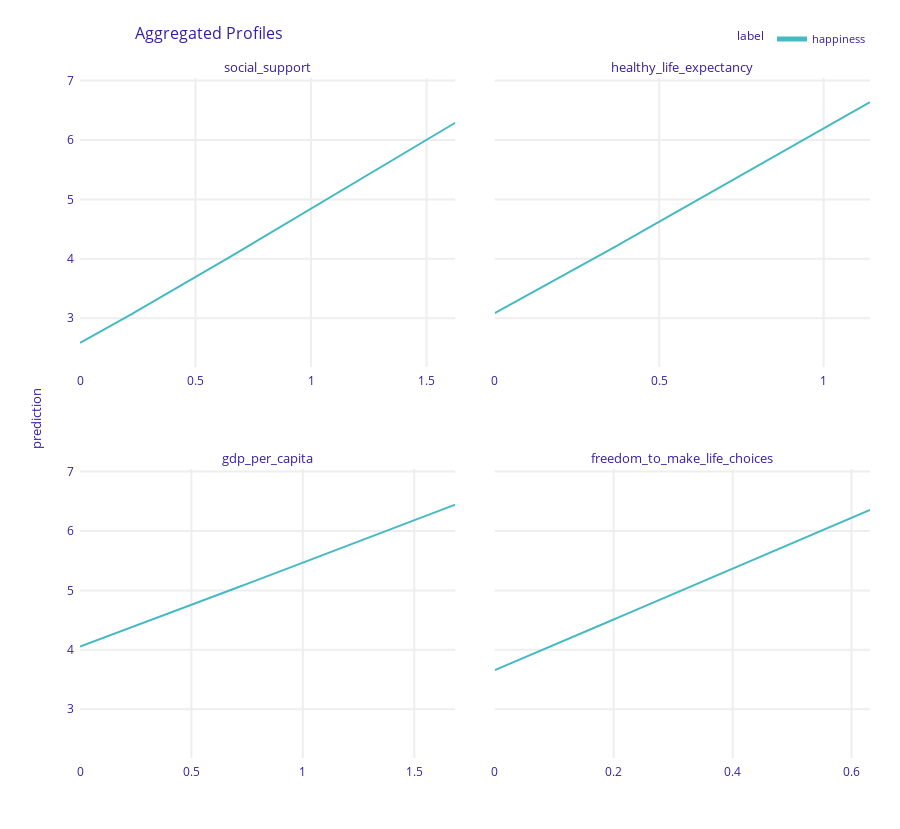

Notebook cell for this chart:
### Code cell
explainer.model_profile().plot(variables=['social_support', 'healthy_life_expectancy',
                                          'gdp_per_capita', 'freedom_to_make_life_choices'])

### Figure 1 — Plotly figure (JSON) as saved in the notebook; plotly's stock layout.template omitted (floating-point values rounded to 4 significant figures; data arrays with more than 128 entries replaced by an {"elided": "..."} marker saying what was removed)
{"data": [{"customdata": {"elided": "101x3 mixed values"}, "hovertemplate": "<b>%{hovertext}</b><br><br>prediction=%{y:.3f}<br>mean_prediction=%{customdata[0]:.3f}<extra></extra>", "hovertext": ["happiness", "happiness", "happiness", "happiness", "happiness", "happiness", "happiness", "happiness", "happiness", "happiness", "happiness", "happiness", "happiness", "happiness", "happiness", "happiness", "happiness", "happiness", "happiness", "happiness", "happiness", "happiness", "happiness", "happiness", "happiness", "happiness", "happiness", "happiness", "happiness", "happiness", "happiness", "happiness", "happiness", "happiness", "happiness", "happiness", "happiness", "happiness", "happiness", "happiness", "happiness", "happiness", "happiness", "happiness", "happiness", "happiness", "happiness", "happiness", "happiness", "happiness", "happiness", "happiness", "happiness", "happiness", "happiness", "happiness", "happiness", "happiness", "happiness", "happiness", "happiness", "happiness", "happiness", "happiness", "happiness", "happiness", "happiness", "happiness", "happiness", "happiness", "happiness", "happiness", "happiness", "happiness", "happiness", "happiness", "happiness", "happiness", "happiness", "happiness", "happiness", "happiness", "happiness", "happiness", "happiness", "happiness", "happiness", "happiness", "happiness", "happiness", "happiness", "happiness", "happiness", "happiness", "happiness", "happiness", "happiness", "happiness", "happiness", "happiness", "happiness"], "legendgroup": "happiness", "line": {"color": "#46bac2", "dash": "solid", "width": 2}, "marker": {"symbol": "circle"}, "mode": "lines", "name": "happiness", "opacity": 1, "orientation": "v", "showlegend": true, "type": "scatter", "x": [0, 0.01624, 0.03248, 0.04872, 0.06496, 0.0812, 0.09744, 0.1137, 0.1299, 0.1462, 0.1624, 0.1786, 0.1949, 0.2111, 0.2274, 0.2436, 0.2598, 0.2761, 0.2923, 0.3086, 0.3248, 0.341, 0.3573, 0.3735, 0.3898, 0.406, 0.4222, 0.4385, 0.4547, 0.471, 0.4872, 0.5034, 0.5197, 0.5359, 0.5522, 0.5684, 0.5846, 0.6009, 0.6171, 0.6334, 0.6496, 0.6658, 0.6821, 0.6983, 0.7146, 0.7308, 0.747, 0.7633, 0.7795, 0.7958, 0.812, 0.8282, 0.8445, 0.8607, 0.877, 0.8932, 0.9094, 0.9257, 0.9419, 0.9582, 0.9744, 0.9906, 1.007, 1.023, 1.039, 1.056, 1.072, 1.088, 1.104, 1.121, 1.137, 1.153, 1.169, 1.186, 1.202, 1.218, 1.234, 1.25, 1.267, 1.283, 1.299, 1.315, 1.332, 1.348, 1.364, 1.38, 1.397, 1.413, 1.429, 1.445, 1.462, 1.478, 1.494, 1.51, 1.527, 1.543, 1.559, 1.575, 1.592, 1.608, 1.624], "xaxis": "x3", "y": [2.586, 2.62, 2.655, 2.69, 2.725, 2.76, 2.795, 2.83, 2.865, 2.901, 2.936, 2.972, 3.007, 3.043, 3.08, 3.116, 3.152, 3.188, 3.225, 3.261, 3.298, 3.334, 3.37, 3.407, 3.443, 3.48, 3.516, 3.553, 3.59, 3.626, 3.663, 3.7, 3.737, 3.774, 3.811, 3.848, 3.886, 3.923, 3.96, 3.997, 4.035, 4.072, 4.11, 4.147, 4.185, 4.222, 4.26, 4.298, 4.335, 4.373, 4.411, 4.448, 4.486, 4.523, 4.561, 4.599, 4.636, 4.674, 4.711, 4.749, 4.787, 4.824, 4.862, 4.899, 4.937, 4.975, 5.012, 5.05, 5.087, 5.125, 5.163, 5.2, 5.238, 5.275, 5.313, 5.351, 5.388, 5.426, 5.464, 5.501, 5.539, 5.576, 5.614, 5.652, 5.689, 5.727, 5.764, 5.802, 5.84, 5.877, 5.915, 5.952, 5.99, 6.028, 6.065, 6.103, 6.141, 6.178, 6.216, 6.253, 6.291], "yaxis": "y3"}, {"customdata": {"elided": "101x3 mixed values"}, "hovertemplate": "<b>%{hovertext}</b><br><br>prediction=%{y:.3f}<br>mean_prediction=%{customdata[0]:.3f}<extra></extra>", "hovertext": ["happiness", "happiness", "happiness", "happiness", "happiness", "happiness", "happiness", "happiness", "happiness", "happiness", "happiness", "happiness", "happiness", "happiness", "happiness", "happiness", "happiness", "happiness", "happiness", "happiness", "happiness", "happiness", "happiness", "happiness", "happiness", "happiness", "happiness", "happiness", "happiness", "happiness", "happiness", "happiness", "happiness", "happiness", "happiness", "happiness", "happiness", "happiness", "happiness", "happiness", "happiness", "happiness", "happiness", "happiness", "happiness", "happiness", "happiness", "happiness", "happiness", "happiness", "happiness", "happiness", "happiness", "happiness", "happiness", "happiness", "happiness", "happiness", "happiness", "happiness", "happiness", "happiness", "happiness", "happiness", "happiness", "happiness", "happiness", "happiness", "happiness", "happiness", "happiness", "happiness", "happiness", "happiness", "happiness", "happiness", "happiness", "happiness", "happiness", "happiness", "happiness", "happiness", "happiness", "happiness", "happiness", "happiness", "happiness", "happiness", "happiness", "happiness", "happiness", "happiness", "happiness", "happiness", "happiness", "happiness", "happiness", "happiness", "happiness", "happiness", "happiness"], "legendgroup": "happiness", "line": {"color": "#46bac2", "dash": "solid", "width": 2}, "marker": {"symbol": "circle"}, "mode": "lines", "name": "happiness", "opacity": 1, "orientation": "v", "showlegend": false, "type": "scatter", "x": [0, 0.01141, 0.02282, 0.03423, 0.04564, 0.05705, 0.06846, 0.07987, 0.09128, 0.1027, 0.1141, 0.1255, 0.1369, 0.1483, 0.1597, 0.1711, 0.1826, 0.194, 0.2054, 0.2168, 0.2282, 0.2396, 0.251, 0.2624, 0.2738, 0.2853, 0.2967, 0.3081, 0.3195, 0.3309, 0.3423, 0.3537, 0.3651, 0.3765, 0.3879, 0.3993, 0.4108, 0.4222, 0.4336, 0.445, 0.4564, 0.4678, 0.4792, 0.4906, 0.502, 0.5134, 0.5249, 0.5363, 0.5477, 0.5591, 0.5705, 0.5819, 0.5933, 0.6047, 0.6161, 0.6276, 0.639, 0.6504, 0.6618, 0.6732, 0.6846, 0.696, 0.7074, 0.7188, 0.7302, 0.7417, 0.7531, 0.7645, 0.7759, 0.7873, 0.7987, 0.8101, 0.8215, 0.8329, 0.8443, 0.8558, 0.8672, 0.8786, 0.89, 0.9014, 0.9128, 0.9242, 0.9356, 0.947, 0.9584, 0.9698, 0.9813, 0.9927, 1.004, 1.015, 1.027, 1.038, 1.05, 1.061, 1.073, 1.084, 1.095, 1.107, 1.118, 1.13, 1.141], "xaxis": "x4", "y": [3.089, 3.123, 3.157, 3.192, 3.226, 3.261, 3.295, 3.33, 3.364, 3.399, 3.433, 3.468, 3.502, 3.537, 3.572, 3.606, 3.641, 3.675, 3.71, 3.745, 3.78, 3.814, 3.849, 3.884, 3.919, 3.954, 3.988, 4.023, 4.059, 4.094, 4.129, 4.164, 4.2, 4.236, 4.272, 4.307, 4.343, 4.379, 4.414, 4.45, 4.486, 4.521, 4.557, 4.593, 4.629, 4.664, 4.7, 4.736, 4.771, 4.807, 4.843, 4.878, 4.914, 4.95, 4.986, 5.022, 5.058, 5.094, 5.13, 5.166, 5.201, 5.237, 5.273, 5.309, 5.345, 5.381, 5.417, 5.453, 5.489, 5.525, 5.561, 5.597, 5.633, 5.669, 5.704, 5.74, 5.776, 5.812, 5.848, 5.884, 5.92, 5.956, 5.992, 6.028, 6.064, 6.1, 6.136, 6.172, 6.208, 6.244, 6.279, 6.315, 6.351, 6.387, 6.423, 6.459, 6.495, 6.531, 6.567, 6.603, 6.639], "yaxis": "y4"}, {"customdata": {"elided": "101x3 mixed values"}, "hovertemplate": "<b>%{hovertext}</b><br><br>prediction=%{y:.3f}<br>mean_prediction=%{customdata[0]:.3f}<extra></extra>", "hovertext": ["happiness", "happiness", "happiness", "happiness", "happiness", "happiness", "happiness", "happiness", "happiness", "happiness", "happiness", "happiness", "happiness", "happiness", "happiness", "happiness", "happiness", "happiness", "happiness", "happiness", "happiness", "happiness", "happiness", "happiness", "happiness", "happiness", "happiness", "happiness", "happiness", "happiness", "happiness", "happiness", "happiness", "happiness", "happiness", "happiness", "happiness", "happiness", "happiness", "happiness", "happiness", "happiness", "happiness", "happiness", "happiness", "happiness", "happiness", "happiness", "happiness", "happiness", "happiness", "happiness", "happiness", "happiness", "happiness", "happiness", "happiness", "happiness", "happiness", "happiness", "happiness", "happiness", "happiness", "happiness", "happiness", "happiness", "happiness", "happiness", "happiness", "happiness", "happiness", "happiness", "happiness", "happiness", "happiness", "happiness", "happiness", "happiness", "happiness", "happiness", "happiness", "happiness", "happiness", "happiness", "happiness", "happiness", "happiness", "happiness", "happiness", "happiness", "happiness", "happiness", "happiness", "happiness", "happiness", "happiness", "happiness", "happiness", "happiness", "happiness", "happiness"], "legendgroup": "happiness", "line": {"color": "#46bac2", "dash": "solid", "width": 2}, "marker": {"symbol": "circle"}, "mode": "lines", "name": "happiness", "opacity": 1, "orientation": "v", "showlegend": false, "type": "scatter", "x": [0, 0.01684, 0.03368, 0.05052, 0.06736, 0.0842, 0.101, 0.1179, 0.1347, 0.1516, 0.1684, 0.1852, 0.2021, 0.2189, 0.2358, 0.2526, 0.2694, 0.2863, 0.3031, 0.32, 0.3368, 0.3536, 0.3705, 0.3873, 0.4042, 0.421, 0.4378, 0.4547, 0.4715, 0.4884, 0.5052, 0.522, 0.5389, 0.5557, 0.5726, 0.5894, 0.6062, 0.6231, 0.6399, 0.6568, 0.6736, 0.6904, 0.7073, 0.7241, 0.741, 0.7578, 0.7746, 0.7915, 0.8083, 0.8252, 0.842, 0.8588, 0.8757, 0.8925, 0.9094, 0.9262, 0.943, 0.9599, 0.9767, 0.9936, 1.01, 1.027, 1.044, 1.061, 1.078, 1.095, 1.111, 1.128, 1.145, 1.162, 1.179, 1.196, 1.212, 1.229, 1.246, 1.263, 1.28, 1.297, 1.314, 1.33, 1.347, 1.364, 1.381, 1.398, 1.415, 1.431, 1.448, 1.465, 1.482, 1.499, 1.516, 1.532, 1.549, 1.566, 1.583, 1.6, 1.617, 1.633, 1.65, 1.667, 1.684], "xaxis": "x", "y": [4.054, 4.078, 4.101, 4.124, 4.148, 4.171, 4.195, 4.218, 4.242, 4.265, 4.289, 4.312, 4.336, 4.359, 4.383, 4.406, 4.43, 4.453, 4.477, 4.5, 4.524, 4.548, 4.571, 4.595, 4.619, 4.643, 4.667, 4.691, 4.715, 4.739, 4.763, 4.787, 4.81, 4.834, 4.858, 4.882, 4.906, 4.93, 4.954, 4.978, 5.002, 5.026, 5.05, 5.074, 5.098, 5.122, 5.146, 5.17, 5.194, 5.218, 5.242, 5.266, 5.289, 5.313, 5.337, 5.361, 5.385, 5.409, 5.433, 5.457, 5.481, 5.505, 5.529, 5.553, 5.577, 5.601, 5.625, 5.649, 5.673, 5.697, 5.721, 5.745, 5.769, 5.793, 5.818, 5.842, 5.866, 5.89, 5.914, 5.938, 5.962, 5.986, 6.01, 6.035, 6.059, 6.083, 6.107, 6.131, 6.155, 6.179, 6.203, 6.227, 6.251, 6.276, 6.3, 6.324, 6.348, 6.372, 6.396, 6.42, 6.444], "yaxis": "y"}, {"customdata": {"elided": "101x3 mixed values"}, "hovertemplate": "<b>%{hovertext}</b><br><br>prediction=%{y:.3f}<br>mean_prediction=%{customdata[0]:.3f}<extra></extra>", "hovertext": ["happiness", "happiness", "happiness", "happiness", "happiness", "happiness", "happiness", "happiness", "happiness", "happiness", "happiness", "happiness", "happiness", "happiness", "happiness", "happiness", "happiness", "happiness", "happiness", "happiness", "happiness", "happiness", "happiness", "happiness", "happiness", "happiness", "happiness", "happiness", "happiness", "happiness", "happiness", "happiness", "happiness", "happiness", "happiness", "happiness", "happiness", "happiness", "happiness", "happiness", "happiness", "happiness", "happiness", "happiness", "happiness", "happiness", "happiness", "happiness", "happiness", "happiness", "happiness", "happiness", "happiness", "happiness", "happiness", "happiness", "happiness", "happiness", "happiness", "happiness", "happiness", "happiness", "happiness", "happiness", "happiness", "happiness", "happiness", "happiness", "happiness", "happiness", "happiness", "happiness", "happiness", "happiness", "happiness", "happiness", "happiness", "happiness", "happiness", "happiness", "happiness", "happiness", "happiness", "happiness", "happiness", "happiness", "happiness", "happiness", "happiness", "happiness", "happiness", "happiness", "happiness", "happiness", "happiness", "happiness", "happiness", "happiness", "happiness", "happiness", "happiness"], "legendgroup": "happiness", "line": {"color": "#46bac2", "dash": "solid", "width": 2}, "marker": {"symbol": "circle"}, "mode": "lines", "name": "happiness", "opacity": 1, "orientation": "v", "showlegend": false, "type": "scatter", "x": [0, 0.00631, 0.01262, 0.01893, 0.02524, 0.03155, 0.03786, 0.04417, 0.05048, 0.05679, 0.0631, 0.06941, 0.07572, 0.08203, 0.08834, 0.09465, 0.101, 0.1073, 0.1136, 0.1199, 0.1262, 0.1325, 0.1388, 0.1451, 0.1514, 0.1578, 0.1641, 0.1704, 0.1767, 0.183, 0.1893, 0.1956, 0.2019, 0.2082, 0.2145, 0.2208, 0.2272, 0.2335, 0.2398, 0.2461, 0.2524, 0.2587, 0.265, 0.2713, 0.2776, 0.2839, 0.2903, 0.2966, 0.3029, 0.3092, 0.3155, 0.3218, 0.3281, 0.3344, 0.3407, 0.347, 0.3534, 0.3597, 0.366, 0.3723, 0.3786, 0.3849, 0.3912, 0.3975, 0.4038, 0.4101, 0.4165, 0.4228, 0.4291, 0.4354, 0.4417, 0.448, 0.4543, 0.4606, 0.4669, 0.4732, 0.4796, 0.4859, 0.4922, 0.4985, 0.5048, 0.5111, 0.5174, 0.5237, 0.53, 0.5363, 0.5427, 0.549, 0.5553, 0.5616, 0.5679, 0.5742, 0.5805, 0.5868, 0.5931, 0.5994, 0.6058, 0.6121, 0.6184, 0.6247, 0.631], "xaxis": "x2", "y": [3.66, 3.687, 3.713, 3.74, 3.766, 3.793, 3.819, 3.846, 3.873, 3.9, 3.927, 3.953, 3.98, 4.007, 4.034, 4.061, 4.088, 4.115, 4.142, 4.169, 4.196, 4.223, 4.25, 4.277, 4.304, 4.331, 4.358, 4.385, 4.412, 4.439, 4.466, 4.493, 4.52, 4.547, 4.574, 4.601, 4.628, 4.655, 4.682, 4.709, 4.736, 4.763, 4.789, 4.816, 4.843, 4.87, 4.897, 4.924, 4.951, 4.978, 5.005, 5.032, 5.059, 5.086, 5.113, 5.14, 5.167, 5.194, 5.221, 5.248, 5.275, 5.302, 5.329, 5.356, 5.383, 5.41, 5.437, 5.464, 5.491, 5.518, 5.545, 5.572, 5.599, 5.626, 5.653, 5.68, 5.707, 5.734, 5.761, 5.788, 5.815, 5.842, 5.869, 5.896, 5.923, 5.95, 5.977, 6.004, 6.031, 6.058, 6.085, 6.112, 6.139, 6.165, 6.193, 6.22, 6.247, 6.274, 6.301, 6.328, 6.356], "yaxis": "y2"}], "layout": {"annotations": [{"font": {"size": 13}, "showarrow": false, "text": "gdp_per_capita", "x": 0.2375, "xanchor": "center", "xref": "paper", "y": 0.425, "yanchor": "bottom", "yref": "paper"}, {"font": {"size": 13}, "showarrow": false, "text": "freedom_to_make_life_choices", "x": 0.7625, "xanchor": "center", "xref": "paper", "y": 0.425, "yanchor": "bottom", "yref": "paper"}, {"font": {"size": 13}, "showarrow": false, "text": "social_support", "x": 0.2375, "xanchor": "center", "xref": "paper", "y": 1, "yanchor": "bottom", "yref": "paper"}, {"font": {"size": 13}, "showarrow": false, "text": "healthy_life_expectancy", "x": 0.7625, "xanchor": "center", "xref": "paper", "y": 1, "yanchor": "bottom", "yref": "paper"}, {"font": {"size": 13}, "showarrow": false, "text": "prediction", "textangle": -90, "x": -0.07, "xref": "paper", "y": 0.5, "yref": "paper"}], "font": {"color": "#371ea3"}, "height": 829, "hovermode": "x unified", "legend": {"font": {"size": 11}, "itemsizing": "constant", "orientation": "h", "title": {"font": {"size": 12}, "text": "label"}, "tracegroupgap": 0, "x": 1, "xanchor": "right", "y": 1.036, "yanchor": "bottom"}, "margin": {"b": 71, "r": 30, "t": 78}, "title": {"font": {"size": 16}, "text": "Aggregated Profiles", "x": 0.15}, "xaxis": {"anchor": "y", "automargin": true, "domain": [0, 0.475], "fixedrange": true, "gridwidth": 2, "showticklabels": true, "tickcolor": "white", "ticklen": 3, "ticks": "outside", "title": {"text": ""}, "type": "linear", "zeroline": false}, "xaxis2": {"anchor": "y2", "automargin": true, "domain": [0.525, 1], "fixedrange": true, "gridwidth": 2, "showticklabels": true, "tickcolor": "white", "ticklen": 3, "ticks": "outside", "title": {"text": ""}, "type": "linear", "zeroline": false}, "xaxis3": {"anchor": "y3", "automargin": true, "domain": [0, 0.475], "fixedrange": true, "gridwidth": 2, "showticklabels": true, "tickcolor": "white", "ticklen": 3, "ticks": "outside", "title": {"text": ""}, "type": "linear", "zeroline": false}, "xaxis4": {"anchor": "y4", "automargin": true, "domain": [0.525, 1], "fixedrange": true, "gridwidth": 2, "showticklabels": true, "tickcolor": "white", "ticklen": 3, "ticks": "outside", "title": {"text": ""}, "type": "linear", "zeroline": false}, "yaxis": {"anchor": "x", "automargin": true, "domain": [0, 0.425], "fixedrange": true, "gridwidth": 2, "range": [2.18, 7.044], "tickcolor": "white", "ticklen": 3, "ticks": "outside", "title": {"text": ""}, "type": "linear", "zeroline": false}, "yaxis2": {"anchor": "x2", "automargin": true, "domain": [0, 0.425], "fixedrange": true, "gridwidth": 2, "matches": "y", "showticklabels": false, "tickcolor": "white", "ticklen": 3, "ticks": "outside", "title": {"text": ""}, "type": "linear", "zeroline": false}, "yaxis3": {"anchor": "x3", "automargin": true, "domain": [0.575, 1], "fixedrange": true, "gridwidth": 2, "matches": "y", "range": [2.18, 7.044], "tickcolor": "white", "ticklen": 3, "ticks": "outside", "title": {"text": ""}, "type": "linear", "zeroline": false}, "yaxis4": {"anchor": "x4", "automargin": true, "domain": [0.575, 1], "fixedrange": true, "gridwidth": 2, "matches": "y", "showticklabels": false, "tickcolor": "white", "ticklen": 3, "ticks": "outside", "title": {"text": ""}, "type": "linear", "zeroline": false}}}
